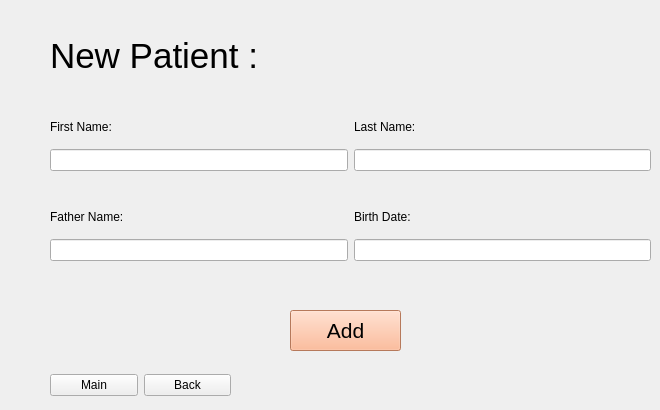
  <widget class="QWidget" name="NewPatient2">
   <widget class="QLabel" name="Header2">
    <property name="geometry">
     <rect>
      <x>50</x>
      <y>30</y>
      <width>281</width>
      <height>51</height>
     </rect>
    </property>
    <property name="font">
     <font>
      <pointsize>26</pointsize>
     </font>
    </property>
    <property name="text">
     <string>New Patient :</string>
    </property>
   </widget>
   <widget class="QWidget" name="horizontalLayoutWidget_6">
    <property name="geometry">
     <rect>
      <x>50</x>
      <y>110</y>
      <width>601</width>
      <height>61</height>
     </rect>
    </property>
    <layout class="QHBoxLayout" name="Name_HL2">
     <item>
      <layout class="QVBoxLayout" name="First_Name_VL2">
       <item>
        <widget class="QLabel" name="FirstName2">
         <property name="text">
          <string>First Name:</string>
         </property>
        </widget>
       </item>
       <item>
        <widget class="QLineEdit" name="FirstNameBox2"/>
       </item>
      </layout>
     </item>
     <item>
      <layout class="QVBoxLayout" name="Last_Name_VL2">
       <item>
        <widget class="QLabel" name="LastName2">
         <property name="text">
          <string>Last Name:</string>
         </property>
        </widget>
       </item>
       <item>
        <widget class="QLineEdit" name="LastNameBox2"/>
       </item>
      </layout>
     </item>
    </layout>
   </widget>
   <widget class="QWidget" name="horizontalLayoutWidget_7">
    <property name="geometry">
     <rect>
      <x>50</x>
      <y>200</y>
      <width>601</width>
      <height>61</height>
     </rect>
    </property>
    <layout class="QHBoxLayout" name="Fater_Birth2">
     <item>
      <layout class="QVBoxLayout" name="Father_Name_VL2">
       <item>
        <widget class="QLabel" name="FatherName2">
         <property name="text">
          <string>Father Name:</string>
         </property>
        </widget>
       </item>
       <item>
        <widget class="QLineEdit" name="FatherNameBox2"/>
       </item>
      </layout>
     </item>
     <item>
      <layout class="QVBoxLayout" name="BirthDate_VL2">
       <item>
        <widget class="QLabel" name="BirthDate2">
         <property name="text">
          <string>Birth Date:  </string>
         </property>
        </widget>
       </item>
       <item>
        <widget class="QLineEdit" name="BirthDateBox2"/>
       </item>
      </layout>
     </item>
    </layout>
   </widget>
   <widget class="QWidget" name="horizontalLayoutWidget_8">
    <property name="geometry">
     <rect>
      <x>50</x>
      <y>370</y>
      <width>181</width>
      <height>31</height>
     </rect>
    </property>
    <layout class="QHBoxLayout" name="MainBack_HL2">
     <item>
      <widget class="QPushButton" name="Main2">
       <property name="text">
        <string>Main</string>
       </property>
      </widget>
     </item>
     <item>
      <widget class="QPushButton" name="Back2">
       <property name="text">
        <string>Back</string>
       </property>
      </widget>
     </item>
    </layout>
   </widget>
   <widget class="QPushButton" name="Add2">
    <property name="geometry">
     <rect>
      <x>290</x>
      <y>310</y>
      <width>111</width>
      <height>41</height>
     </rect>
    </property>
    <property name="font">
     <font>
      <pointsize>16</pointsize>
     </font>
    </property>
    <property name="styleSheet">
     <string notr="true">background-color: rgb(255, 170, 127);</string>
    </property>
    <property name="text">
     <string>Add</string>
    </property>
   </widget>
  </widget>
